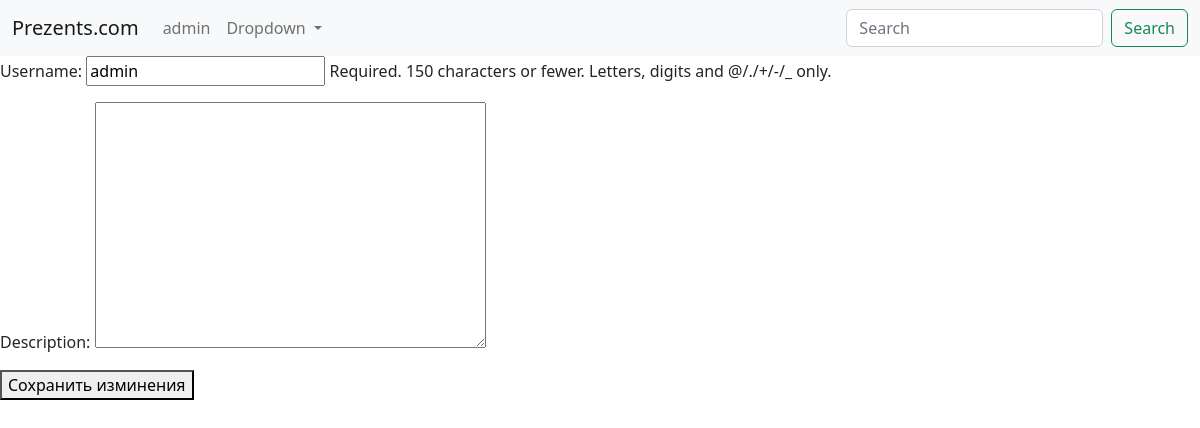
Page /profiles/edit_profile/1/ on the earlier database version.
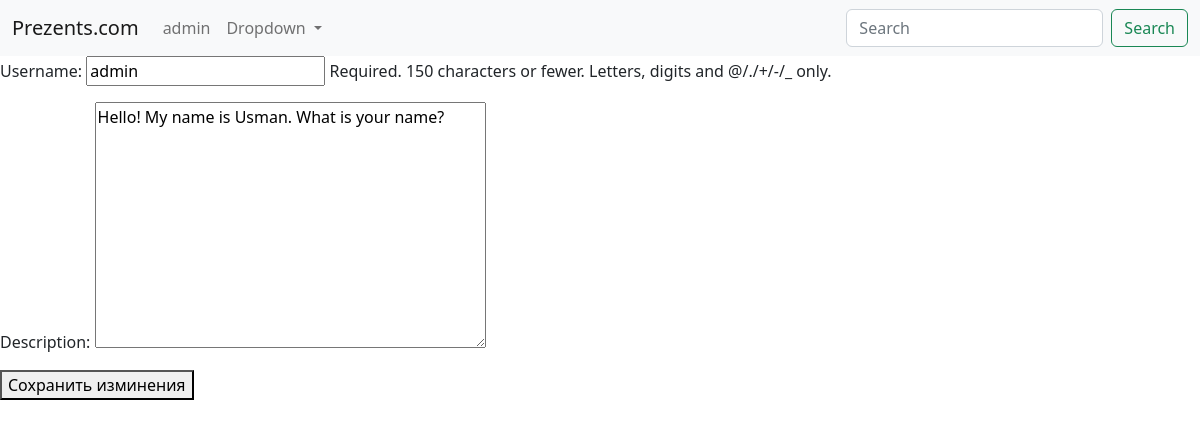
Same page on the later database version.
### users/models.py (models this page shows, shortened)
class User(AbstractUser):
    description = models.TextField()
    def __str__(self) -> str:
        return self.username
    class Meta:
        verbose_name = 'user'
        verbose_name_plural = 'users'

### user_profile/views.py (the view, shortened to what this page needs)
# urls.py: path('edit_profile/<int:pk>/', views.ProfileCreateView.as_view(), name='create_profile'),
class ProfileCreateView(UpdateView):
    model = User
    template_name = 'profile/create_profile.html'
    fields = ['username', 'description', ]

### templates/profile/create_profile.html (shortened to what this page needs)
{% extends 'base.html' %}
{% block content %}
<form action="" method="post">
    {{ form.as_p }}
    <button>Сохранить изминения </button>
</form>
{% endblock %}

### templates/base.html (shortened to what this page needs)
<!DOCTYPE html>
<html lang="en">
<head>
    <link href="https://cdn.jsdelivr.net/npm/bootstrap@5.2.2/dist/css/bootstrap.min.css" rel="stylesheet">
</head>
<body>
    <nav class="navbar navbar-expand-lg bg-light">
        <div class="container-fluid">
          <a class="navbar-brand" href="{% url 'index' %}">Prezents.com</a>
          <div class="collapse navbar-collapse" id="navbarSupportedContent">
            <ul class="navbar-nav me-auto mb-2 mb-lg-0">
              <li class="nav-item">
                <a class="nav-link" href="{% url 'user_profile' user.id %}">{{ user}}</a>
              </li>
              <li class="nav-item dropdown">
                <a class="nav-link dropdown-toggle" href="#" role="button" data-bs-toggle="dropdown" aria-expanded="false">
                  Dropdown
                </a>
              </li>
              <li class="nav-item">
                <a class="nav-link disabled"></a>
              </li>
            </ul>
            <form class="d-flex" role="search">
              <input class="form-control me-2" type="search" placeholder="Search" aria-label="Search">
              <button class="btn btn-outline-success" type="submit">Search</button>
            </form>
          </div>
        </div>
      </nav>
    {% block content %}
    {% endblock %}
</body>
</html>

Differences in the rows shown:
changed User "admin": description (not shown) → "Hello! My name is Usman. What is your name?"
